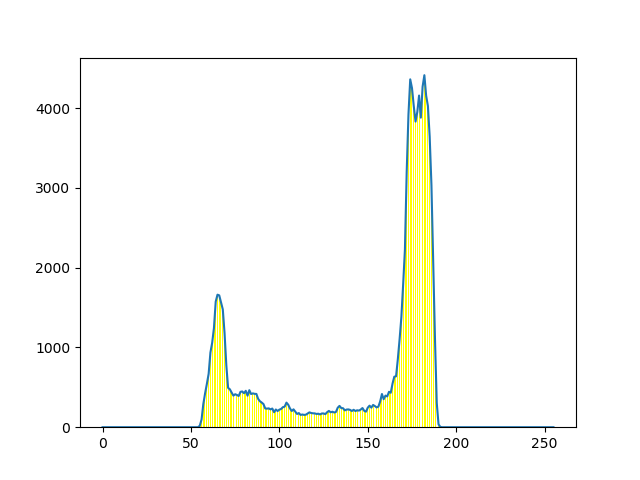
#> input picture projects/CV/expriement/fig.png, 640 x 480 px, given in place of ISBN 978-7-300-23418-2.jpg, which was not available
$ python third.py   (older library calls are emulated)
#> lines starting #> are read from the running program, lines starting #| are printed output that depends on the picture; after the words box and inside, x2 and y2 are one past the last pixel; in counts of white or black regions, pixels touching at a corner belong together; pictures that were not available may be replaced by others from this repository, and a replacement may not be noted
#> in test1, src is the input picture: shape (480, 640, 3); mean B, G, R 245.5, 251.4, 250.6
#Canny边缘提取
import cv2 as cv
import numpy as np
import matplotlib.pyplot as plt
import pylab

def edge_demo(image):
    blurred = cv.GaussianBlur(image, (3, 3), 0) # 高斯平滑
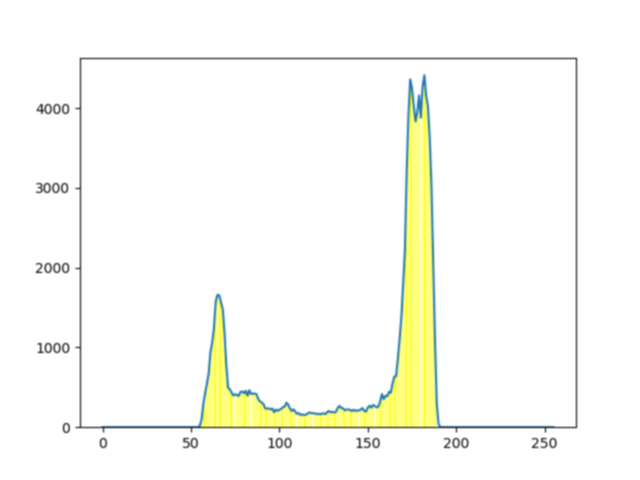
#> blurred: shape (480, 640, 3); mean B, G, R 245.5, 251.4, 250.6
    cv.namedWindow('blurred', cv.WINDOW_NORMAL)  # 设置为WINDOW_NORMAL可以任意缩放
    cv.imshow("blurred", blurred)
    gray = cv.cvtColor(blurred, cv.COLOR_RGB2GRAY) # 灰度转换
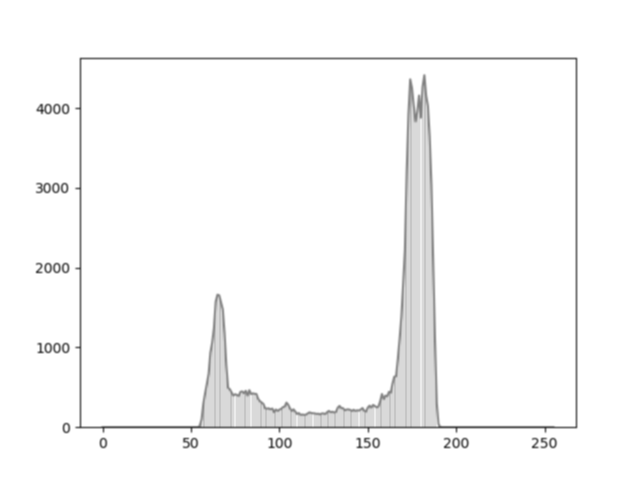
#> gray: shape (480, 640); min 57, max 255, mean 249.6
    # xgrad = cv.Sobel(gray, cv.CV_16SC1, 1, 0) #x方向梯度
    # ygrad = cv.Sobel(gray, cv.CV_16SC1, 0, 1) #y方向梯度
    # edge_output = cv.Canny(xgrad, ygrad, 50, 150)
    #其中第9行代码可以用6、7、8行代码代替！两种方法效果一样。
    edge_output = cv.Canny(gray, 50, 150)
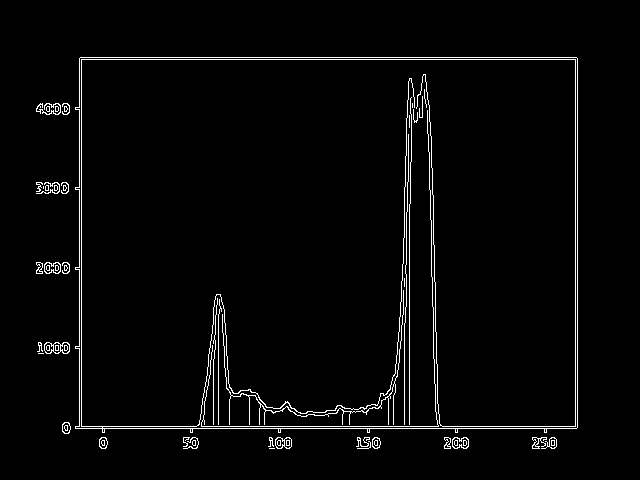
#> edge_output: shape (480, 640); 2.7% white in thin lines or dots, all inside (x1, y1, x2, y2) = (36, 57, 578, 449)
    cv.namedWindow('Canny Edge', cv.WINDOW_NORMAL)  # 设置为WINDOW_NORMAL可以任意缩放
    cv.imshow("Canny Edge", edge_output)
    dst = cv.bitwise_and(image, image, mask= edge_output)
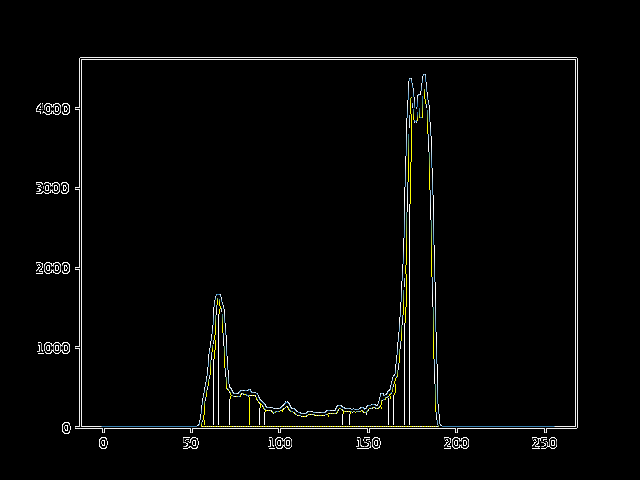
#> dst: shape (480, 640, 3); mean B, G, R 5.5, 6.1, 5.8
    cv.imshow("Color Edge", dst)

def test1() :               #库 的高斯滤波 与 边缘检测
    src = cv.imread('images/ISBN 978-7-300-23418-2.jpg')
    cv.namedWindow('input_image', cv.WINDOW_NORMAL)  # 设置为WINDOW_NORMAL可以任意缩放
    cv.imshow('input_image', src)
    edge_demo(src)
    cv.waitKey(0)
    cv.destroyAllWindows()

'''
    默认采用same模式，可以采用full模式
'''
# [273 lines left out: functions convolve, _convolve, wise_element_sum, blur, Canny, test2, not called in this run]
if __name__ == '__main__':
    # blur()
    # test2()
    test1()
